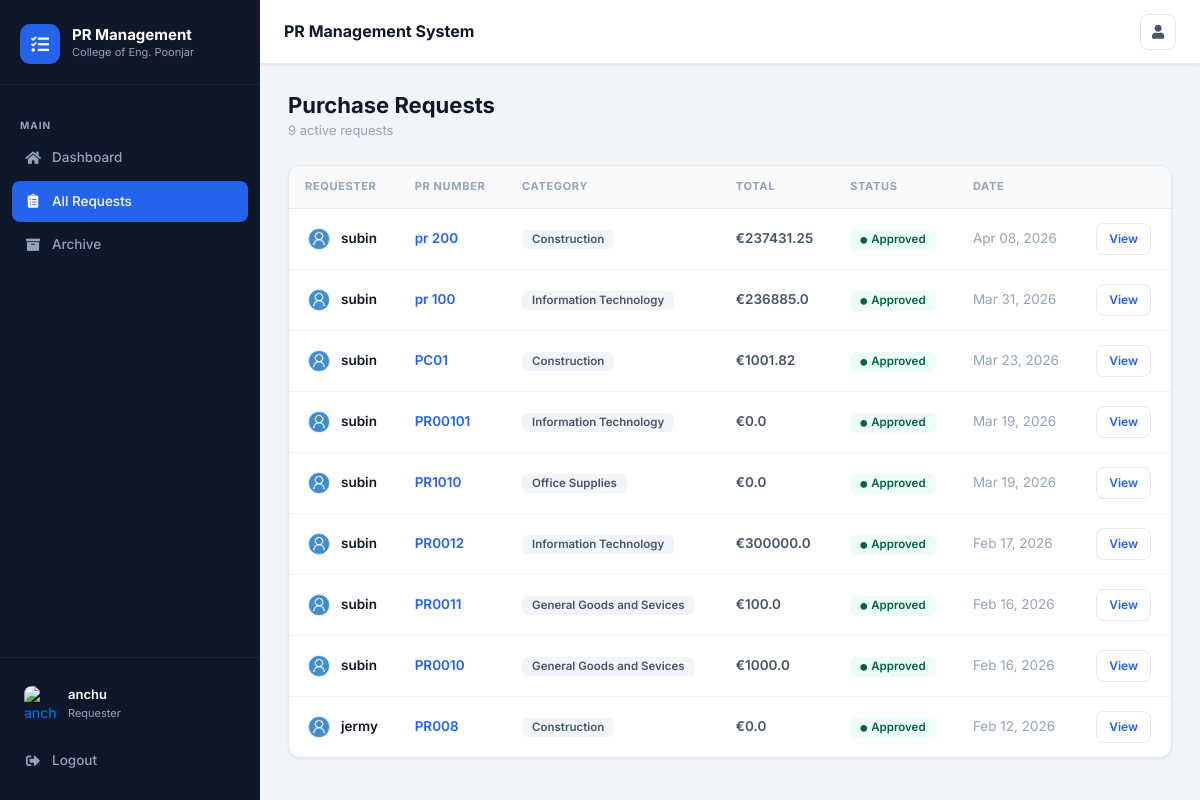
The app's page / (signed in), older data.
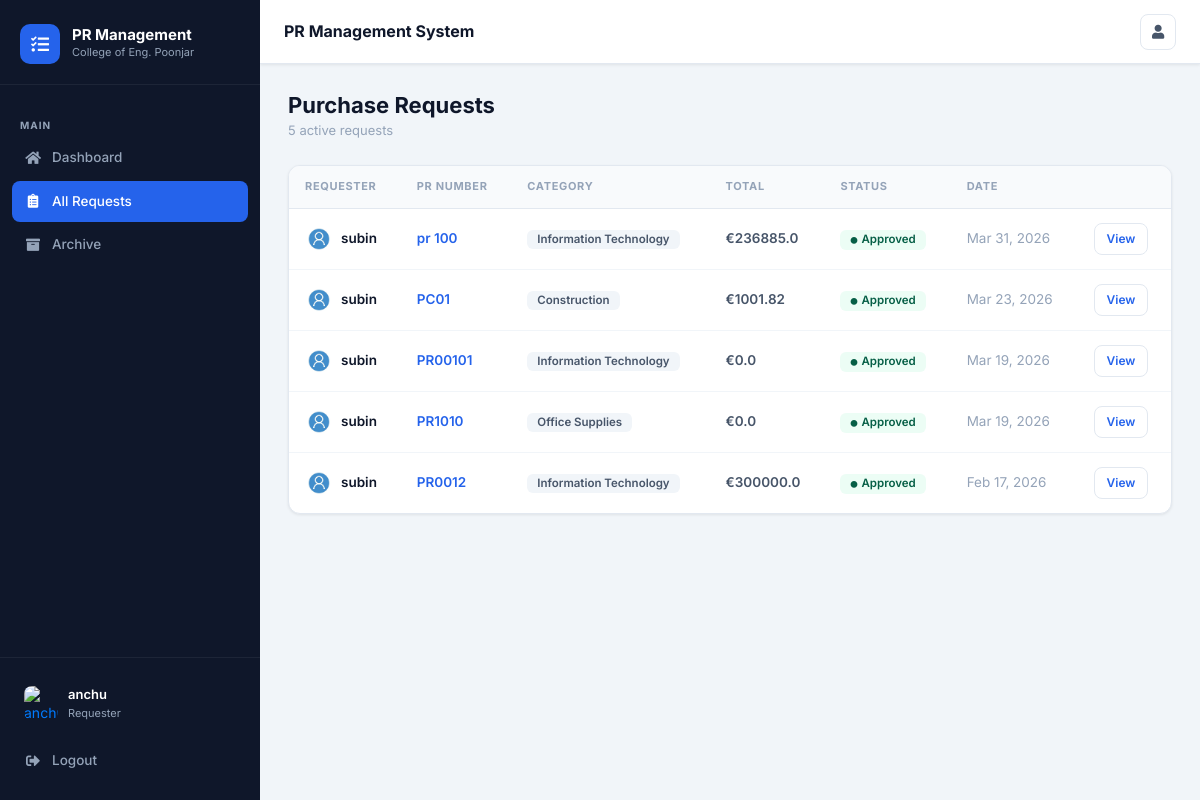
The same page, newer data.
### prs/models.py (models this page shows, shortened)
class PR(models.Model):
    pr_number = models.CharField(max_length=100, unique=True)
    item_type = models.CharField(max_length=200, blank=True, help_text="Type of item/service needed")
    items_description = models.TextField(blank=True, help_text="Detailed description of items needed")
    quantity = models.CharField(max_length=100, blank=True, help_text="Quantity needed (e.g., 10 units, 5 boxes)")
    specifications = models.TextField(blank=True, help_text="Technical specifications or requirements")
    estimated_price = models.FloatField(null=True, blank=True, help_text="Vendor's estimated price")
    quotation_notes = models.TextField(blank=True, help_text="Vendor's quotation notes and breakdown")
    quotation_date = models.DateTimeField(null=True, blank=True)
    quotation_submitted_by = models.ForeignKey(User, on_delete=models.SET_NULL, null=True, blank=True, related_name='quotations_submitted')
    total = models.FloatField(max_length=100, default=0.00, help_text="Final approved price")
    price_approved = models.BooleanField(default=False)
    price_approved_by = models.ForeignKey(User, on_delete=models.SET_NULL, null=True, blank=True, related_name='prices_approved')
    price_approved_date = models.DateTimeField(null=True, blank=True)
    status = models.CharField(max_length=100, choices=status_choice, default='Open')
    category = models.CharField(max_length=100, choices=category_choice, default='Choose Category')
    description = models.TextField(blank=True, default='', help_text="Additional notes and comments")
    date_posted = models.DateTimeField(default=timezone.now)
    author = models.ForeignKey(User, on_delete=models.CASCADE) # one user can have many prs
    vendor = models.ForeignKey(Vendor, on_delete=models.SET_NULL, null=True, blank=True, related_name='pr_set')
    vendor_name = models.CharField(max_length=200, blank=True, default='')
    vendor_contact = models.CharField(max_length=100, blank=True, default='')
    payment_status = models.CharField(max_length=50, choices=payment_status_choice, default='Pending')
    payment_date = models.DateField(null=True, blank=True)
    payment_notes = models.TextField(blank=True, default='')
    delivery_status = models.CharField(max_length=50, choices=delivery_status_choice, default='Not Shipped')
    delivery_address = models.TextField(blank=True, default='', help_text="Delivery address provided by requester")
    requester_approved_quotation = models.BooleanField(default=False, help_text="Requester approved the quotation and paid")
    payment_transaction_id = models.CharField(max_length=200, blank=True, default='', help_text="Online payment transaction ID")
    payment_method_used = models.CharField(max_length=100, blank=True, default='', help_text="Payment method used by requester")

### users/models.py (models this page shows, shortened)
class Profile(models.Model):
    user = models.OneToOneField(User, on_delete=models.CASCADE)
    image = models.ImageField(default='default.jpg', upload_to='profile_pics')
    role = models.CharField(max_length=20, choices=ROLE_CHOICES, default='requester')

### prs/views.py (the view)
# urls.py: path('', PRListView.as_view(), name='prs-home'),
class PRListView(ListView):
    model = PR
    template_name = 'prs/home.html'
    context_object_name = 'prs'
    ordering = ['-date_posted']
    def dispatch(self, request, *args, **kwargs):
        if request.user.is_authenticated:
            if hasattr(request.user, 'profile'):
                if request.user.profile.is_admin():
                    return redirect('admin-dashboard')
                elif request.user.profile.is_buyer():
                    return redirect('buyer-dashboard')
                else:
                    return redirect('requester-dashboard')
        return super().dispatch(request, *args, **kwargs)
    def get_queryset(self):
        return PR.objects.filter(Q(status="Approval") | Q(status="Done") | Q(status="On Hold") | Q(status="Pending") | Q(status="Open")).order_by('-date_posted')

### prs/templates/prs/home.html (shortened to what this page needs)
{% extends "prs/layout.html" %}
{% block content %}
{% if user.is_authenticated %}
<div class="page-header">
  <div class="page-header-left">
    <h1>Purchase Requests</h1>
    <p>{{ prs.count }} active request{{ prs.count|pluralize }}</p>
  </div>
</div>
<div class="card">
  <div class="card-body" style="padding:0;">
    {% if prs %}
    <table class="data-table">
      <thead>
        <tr>
          <th>Requester</th>
          <th>PR Number</th>
          <th>Category</th>
          <th>Total</th>
          <th>Status</th>
          <th>Date</th>
          <th></th>
        </tr>
      </thead>
      <tbody>
        {% for pr in prs %}
        <tr>
          <td>
            <div class="d-flex align-items-center gap-2">
              <img class="avatar-sm" src="{{ pr.author.profile.image.url }}" alt="{{ pr.author.username }}">
              <a href="{% url 'user-prs' pr.author.username %}" style="color:var(--text-primary);font-weight:600;">
                {{ pr.author.username }}
              </a>
            </div>
          </td>
          <td><a href="{% url 'pr-detail' pr.id %}">{{ pr.pr_number }}</a></td>
          <td><span class="badge badge-gray">{{ pr.category }}</span></td>
          <td style="font-weight:600;">€{{ pr.total }}</td>
          <td>
            {% if pr.status == 'Open' %}
              <span class="badge badge-orange"><i class="fas fa-circle" style="font-size:7px;"></i> Open</span>
            {% elif pr.status == 'Pending' %}
              <span class="badge badge-blue"><i class="fas fa-circle" style="font-size:7px;"></i> Pending</span>
            {% elif pr.status == 'Approval' %}
              <span class="badge badge-green"><i class="fas fa-circle" style="font-size:7px;"></i> Approved</span>
            {% elif pr.status == 'Done' %}
              <span class="badge badge-purple"><i class="fas fa-circle" style="font-size:7px;"></i> Done</span>
            {% else %}
              <span class="badge badge-gray">{{ pr.status }}</span>
            {% endif %}
          </td>
          <td style="color:var(--text-muted);">{{ pr.date_posted|date:"M d, Y" }}</td>
          <td>
            <a href="{% url 'pr-detail' pr.id %}" class="btn btn-outline btn-sm">View</a>
          </td>
        </tr>
        {% endfor %}
      </tbody>
    </table>
    {% endif %}
  </div>
</div>
{% endif %}
{% endblock %}

Row changes from the older to the newer data that the page shows:
removed PR: author.profile.image (placeholder picture), author.username "subin", pr_number "pr 200", category "Construction", total "237431.25", status "Approval" (drawn), date_posted "Apr 08, 2026"
removed PR: author.profile.image (placeholder picture), author.username "subin", pr_number "PR0011", category "General Goods and Sevices", total "100.0", status "Approval" (drawn), date_posted "Feb 16, 2026"
removed PR: author.profile.image (placeholder picture), author.username "subin", pr_number "PR0010", category "General Goods and Sevices", total "1000.0", status "Approval" (drawn), date_posted "Feb 16, 2026"
removed PR: author.profile.image (placeholder picture), author.username "jermy", pr_number "PR008", category "Construction", total "0.0", status "Approval" (drawn), date_posted "Feb 12, 2026"
Text that changed along with them:
{{ prs.count }}: "9" → "5"
